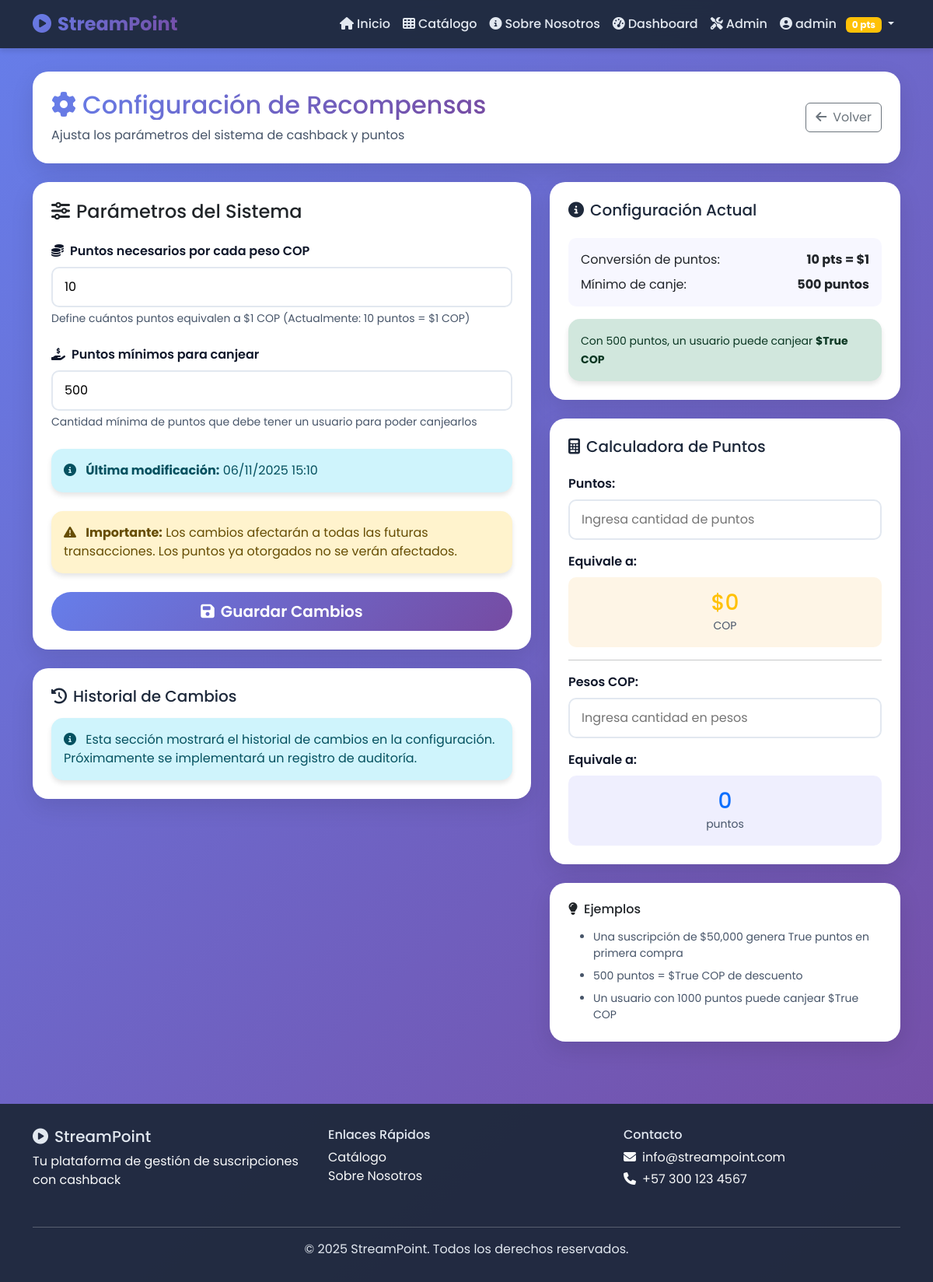
The app's page /management/configurar-recompensas/ (signed in) with its own data.
### core_user/models.py (models this page shows, shortened)
class PerfilUsuario(models.Model):
    user = models.OneToOneField(User, on_delete=models.CASCADE, related_name='perfil')
    telefono = models.CharField(max_length=15, blank=True)
    puntos_totales = models.IntegerField(default=0, help_text="Total de puntos acumulados históricamente")
    puntos_disponibles = models.IntegerField(default=0, help_text="Puntos disponibles para canjear")
    fecha_registro = models.DateTimeField(auto_now_add=True)
    class Meta:
        verbose_name_plural = "Perfiles de Usuario"

### core_public/models.py (models this page shows, shortened)
class ConfiguracionRecompensa(models.Model):
    puntos_por_peso = models.IntegerField(default=10, help_text="Puntos necesarios por cada peso COP")
    puntos_minimos_canje = models.IntegerField(default=500, help_text="Mínimo de puntos para canjear")
    activo = models.BooleanField(default=True)
    fecha_modificacion = models.DateTimeField(auto_now=True)
    class Meta:
        verbose_name_plural = "Configuración de Recompensas"

### core_admin/views.py (the view, shortened to what this page needs)
# urls.py: path('configurar-recompensas/', views.configurar_recompensas, name='configurar_recompensas'),
@staff_member_required
def configurar_recompensas(request):
    config = ConfiguracionRecompensa.objects.filter(activo=True).first()
    context = {
        'config': config,
    }
    return render(request, 'admin_custom/configurar_recompensas.html', context)

### core_user/templatetags/user_extras.py (called while the page is built)
@register.filter
def puntos_disponibles(user):
    if not user.is_authenticated:
        return 0
    perfil, created = PerfilUsuario.objects.get_or_create(user=user)
    return perfil.puntos_disponibles

### core_admin/templates/admin_custom/configurar_recompensas.html (shortened to what this page needs)
{% extends 'base.html' %}
{% load static %}
{% block content %}
<div class="row mb-4">
    <div class="col-12">
        <div class="card-custom p-4">
            <div class="d-flex justify-content-between align-items-center">
                <div>
                    <h2 class="text-gradient mb-2">
                        <i class="fas fa-cog me-2"></i>Configuración de Recompensas
                    </h2>
                    <p class="text-muted mb-0">
                        Ajusta los parámetros del sistema de cashback y puntos
                    </p>
                </div>
                <a href="{% url 'admin_custom:dashboard' %}" class="btn btn-outline-secondary">
                    <i class="fas fa-arrow-left me-2"></i>Volver
                </a>
            </div>
        </div>
    </div>
</div>
<div class="row">
    <div class="col-lg-7 mb-4">
        <div class="card-custom p-4">
            <h4 class="mb-4">
                <i class="fas fa-sliders-h me-2"></i>Parámetros del Sistema
            </h4>
            {% if config %}
                <form method="post">
                    <div class="mb-4">
                        <label for="puntos_por_peso" class="form-label-custom">
                            <i class="fas fa-coins me-2"></i>Puntos necesarios por cada peso COP
                        </label>
                        <input type="number"
                               class="form-control-custom"
                               id="puntos_por_peso"
                               name="puntos_por_peso"
                               value="{{ config.puntos_por_peso }}"
                               min="1"
                               required>
                        <small class="text-muted d-block mt-1">
                            Define cuántos puntos equivalen a $1 COP (Actualmente: {{ config.puntos_por_peso }} puntos = $1 COP)
                        </small>
                    </div>
                    <div class="mb-4">
                        <label for="puntos_minimos_canje" class="form-label-custom">
                            <i class="fas fa-hand-holding-usd me-2"></i>Puntos mínimos para canjear
                        </label>
                        <input type="number"
                               class="form-control-custom"
                               id="puntos_minimos_canje"
                               name="puntos_minimos_canje"
                               value="{{ config.puntos_minimos_canje }}"
                               min="1"
                               required>
                        <small class="text-muted d-block mt-1">
                            Cantidad mínima de puntos que debe tener un usuario para poder canjearlos
                        </small>
                    </div>
                    <div class="alert alert-info mb-4">
                        <i class="fas fa-info-circle me-2"></i>
                        <strong>Última modificación:</strong> {{ config.fecha_modificacion|date:"d/m/Y H:i" }}
                    </div>
                    <div class="alert alert-warning mb-4">
                        <i class="fas fa-exclamation-triangle me-2"></i>
                        <strong>Importante:</strong> Los cambios afectarán a todas las futuras transacciones.
                        Los puntos ya otorgados no se verán afectados.
                    </div>
                    <button type="submit" class="btn btn-primary-custom w-100 btn-lg">
                        <i class="fas fa-save me-2"></i>Guardar Cambios
                    </button>
                </form>
            {% else %}
                <div class="alert alert-danger">
                    <i class="fas fa-exclamation-circle me-2"></i>
                    <strong>Error:</strong> No se encontró configuración de recompensas.
                    Por favor, ejecuta las migraciones y el comando de poblar datos.
                </div>
            {% endif %}
        </div>
        <div class="card-custom p-4 mt-4">
            <h5 class="mb-3">
                <i class="fas fa-history me-2"></i>Historial de Cambios
            </h5>
            <div class="alert alert-info mb-0">
                <i class="fas fa-info-circle me-2"></i>
                Esta sección mostrará el historial de cambios en la configuración.
                Próximamente se implementará un registro de auditoría.
            </div>
        </div>
    </div>
    <div class="col-lg-5">
        {% if config %}
        <div class="card-custom p-4 mb-4">
            <h5 class="mb-4">
                <i class="fas fa-info-circle me-2"></i>Configuración Actual
            </h5>
            <div class="mb-3 p-3" style="background: rgba(99, 102, 241, 0.05); border-radius: 10px;">
                <div class="d-flex justify-content-between mb-2">
                    <span>Conversión de puntos:</span>
                    <strong id="currentConversion">{{ config.puntos_por_peso }} pts = $1</strong>
                </div>
                <div class="d-flex justify-content-between">
                    <span>Mínimo de canje:</span>
                    <strong id="currentMinimo">{{ config.puntos_minimos_canje }} puntos</strong>
                </div>
            </div>
            <div class="alert alert-success mb-0">
                <small>
                    Con {{ config.puntos_minimos_canje }} puntos, un usuario puede canjear
                    <strong>${{ config.puntos_minimos_canje|floatformat:0|divisibleby:config.puntos_por_peso }} COP</strong>
                </small>
            </div>
        </div>
        <div class="card-custom p-4 mb-4">
            <h5 class="mb-4">
                <i class="fas fa-calculator me-2"></i>Calculadora de Puntos
            </h5>
            <div class="mb-3">
                <label for="calcPuntos" class="form-label-custom">
                    Puntos:
                </label>
                <input type="number"
                       class="form-control-custom"
                       id="calcPuntos"
                       placeholder="Ingresa cantidad de puntos"
                       min="0">
            </div>
            <div class="mb-3">
                <label class="form-label-custom">Equivale a:</label>
                <div class="p-3 text-center" style="background: rgba(245, 158, 11, 0.1); border-radius: 10px;">
                    <h3 class="text-warning mb-0" id="resultadoPesos">$0</h3>
                    <small class="text-muted">COP</small>
                </div>
            </div>
            <hr>
            <div class="mb-3">
                <label for="calcPesos" class="form-label-custom">
                    Pesos COP:
                </label>
                <input type="number"
                       class="form-control-custom"
                       id="calcPesos"
                       placeholder="Ingresa cantidad en pesos"
                       min="0">
            </div>
            <div class="mb-0">
                <label class="form-label-custom">Equivale a:</label>
                <div class="p-3 text-center" style="background: rgba(99, 102, 241, 0.1); border-radius: 10px;">
                    <h3 class="text-primary mb-0" id="resultadoPuntos">0</h3>
                    <small class="text-muted">puntos</small>
                </div>
            </div>
        </div>
        <div class="card-custom p-4">
            <h6 class="mb-3">
                <i class="fas fa-lightbulb me-2"></i>Ejemplos
            </h6>
            <ul class="small text-muted mb-0">
                <li class="mb-2">
                    Una suscripción de $50,000 genera {{ 50000|floatformat:0|divisibleby:10 }} puntos en primera compra
                </li>
                <li class="mb-2">
                    {{ config.puntos_minimos_canje }} puntos = ${{ config.puntos_minimos_canje|floatformat:0|divisibleby:config.puntos_por_peso }} COP de descuento
                </li>
                <li>
                    Un usuario con 1000 puntos puede canjear ${{ 1000|floatformat:0|divisibleby:config.puntos_por_peso }} COP
                </li>
            </ul>
        </div>
        {% endif %}
    </div>
</div>
{% endblock %}

### templates/base.html (shortened to what this page needs)
{% load static %}
{% load user_extras %}
<!DOCTYPE html>
<html lang="es">
<head>
    <link href="https://cdn.jsdelivr.net/npm/bootstrap@5.3.0/dist/css/bootstrap.min.css" rel="stylesheet">
    <link rel="stylesheet" href="https://cdnjs.cloudflare.com/ajax/libs/font-awesome/6.4.0/css/all.min.css">
    <link rel="stylesheet" href="{% static 'css/style.css' %}">
</head>
<body>
    <nav class="navbar navbar-expand-lg navbar-dark">
        <div class="container">
            <a class="navbar-brand" href="{% url 'public:index' %}">
                <i class="fas fa-play-circle me-2"></i>StreamPoint
            </a>
            <div class="collapse navbar-collapse" id="navbarNav">
                <ul class="navbar-nav ms-auto align-items-center">
                    <li class="nav-item">
                        <a class="nav-link" href="{% url 'public:index' %}">
                            <i class="fas fa-home me-1"></i>Inicio
                        </a>
                    </li>
                    <li class="nav-item">
                        <a class="nav-link" href="{% url 'public:catalogo' %}">
                            <i class="fas fa-th me-1"></i>Catálogo
                        </a>
                    </li>
                    <li class="nav-item">
                        <a class="nav-link" href="{% url 'public:informacion_proyecto' %}">
                            <i class="fas fa-info-circle me-1"></i>Sobre Nosotros
                        </a>
                    </li>
                    {% if user.is_authenticated %}
                        <li class="nav-item">
                            <a class="nav-link" href="{% url 'user:dashboard' %}">
                                <i class="fas fa-tachometer-alt me-1"></i>Dashboard
                            </a>
                        </li>
                        {% if user.is_staff %}
                            <li class="nav-item">
                                <a class="nav-link" href="{% url 'admin_custom:dashboard' %}">
                                    <i class="fas fa-tools me-1"></i>Admin
                                </a>
                            </li>
                        {% endif %}
                        <li class="nav-item dropdown">
                            <a class="nav-link dropdown-toggle" href="#" id="userDropdown" role="button" data-bs-toggle="dropdown">
                                <i class="fas fa-user-circle me-1"></i>{{ user.username }}
                                <span class="badge bg-warning ms-2">{{ user|puntos_disponibles }} pts</span>
                            </a>
                        </li>
                    {% endif %}
                </ul>
            </div>
        </div>
    </nav>
    <div class="content-wrapper">
        <div class="container">
            {% block content %}{% endblock %}
        </div>
    </div>
    <footer>
        <div class="container">
            <div class="row">
                <div class="col-md-4 mb-3">
                    <h5><i class="fas fa-play-circle me-2"></i>StreamPoint</h5>
                    <p class="text-light">Tu plataforma de gestión de suscripciones con cashback</p>
                </div>
                <div class="col-md-4 mb-3">
                    <h6>Enlaces Rápidos</h6>
                    <ul class="list-unstyled">
                        <li><a href="{% url 'public:catalogo' %}" class="text-light text-decoration-none">Catálogo</a></li>
                        <li><a href="{% url 'public:informacion_proyecto' %}" class="text-light text-decoration-none">Sobre Nosotros</a></li>
                    </ul>
                </div>
                <div class="col-md-4 mb-3">
                    <h6>Contacto</h6>
                    <p class="text-light mb-1">
                        <i class="fas fa-envelope me-2"></i>info@streampoint.com
                    </p>
                    <p class="text-light">
                        <i class="fas fa-phone me-2"></i>+57 300 123 4567
                    </p>
                </div>
            </div>
            <hr class="text-light">
            <div class="text-center">
                <p class="mb-0">&copy; 2025 StreamPoint. Todos los derechos reservados.</p>
            </div>
        </div>
    </footer>
</body>
</html>

### static/css/style.css (style rules this page uses)
:root { --primary-color: #6366f1; --secondary-color: #8b5cf6; --dark-bg: #1e293b; --light-bg: #f8fafc; --text-dark: #0f172a; --text-light: #64748b; --success: #10b981; --warning: #f59e0b; --danger: #ef4444; --gradient-primary: linear-gradient(135deg, #667eea 0%, #764ba2 100%); --gradient-warning: linear-gradient(135deg, #f59e0b 0%, #d97706 100%); }
* { margin: 0; padding: 0; box-sizing: border-box; }
body { font-family: 'Poppins', sans-serif; background: var(--gradient-primary); min-height: 100vh; }
.navbar { background: rgba(30, 41, 59, 0.95) !important; backdrop-filter: blur(10px); box-shadow: 0 4px 6px rgba(0, 0, 0, 0.1); }
.navbar-brand { font-weight: 700; font-size: 1.5rem; background: var(--gradient-primary); -webkit-background-clip: text; -webkit-text-fill-color: transparent; background-clip: text; }
.nav-link { color: #e2e8f0 !important; font-weight: 500; transition: all 0.3s ease; position: relative; }
.btn-primary-custom { background: var(--gradient-primary); border: none; padding: 10px 25px; border-radius: 50px; font-weight: 600; transition: all 0.3s ease; color: white; }
.content-wrapper { padding: 30px 0; min-height: calc(100vh - 120px); }
.card-custom { background: white; border-radius: 20px; box-shadow: 0 10px 30px rgba(0, 0, 0, 0.1); border: none; overflow: hidden; transition: all 0.3s ease; }
.card-custom .text-muted { color: #475569 !important; }
.card-custom h5 { color: #1e293b !important; }
.card-custom p { color: #64748b !important; }
.alert { border-radius: 15px; border: none; box-shadow: 0 4px 6px rgba(0, 0, 0, 0.1); }
.form-label-custom { font-weight: 600; color: var(--text-dark); margin-bottom: 8px; }
.form-control-custom { border: 2px solid #e2e8f0; border-radius: 10px; padding: 12px 15px; transition: all 0.3s ease; }
footer { background: rgba(30, 41, 59, 0.95); color: #e2e8f0; padding: 30px 0; margin-top: 50px; }
footer a { transition: color 0.3s ease; }
.text-gradient { background: var(--gradient-primary); -webkit-background-clip: text; -webkit-text-fill-color: transparent; background-clip: text; }
.navbar { z-index: 1030 !important; }
.form-control-custom { border: 2px solid #e2e8f0 !important; border-radius: 10px !important; padding: 12px 15px !important; transition: all 0.3s ease !important; width: 100% !important; display: block !important; }

### records on screen
ConfiguracionRecompensa: puntos_por_peso "10", puntos_minimos_canje "500", fecha_modificacion "06/11/2025 15:10", puntos_minimos_canje|divisibleby "True", puntos_por_peso "True"

### other values on screen
{{ user.username }} "admin"
{{ user|puntos_disponibles }} "0"
{{ 50000|floatformat:0|divisibleby:10 }} "True"
